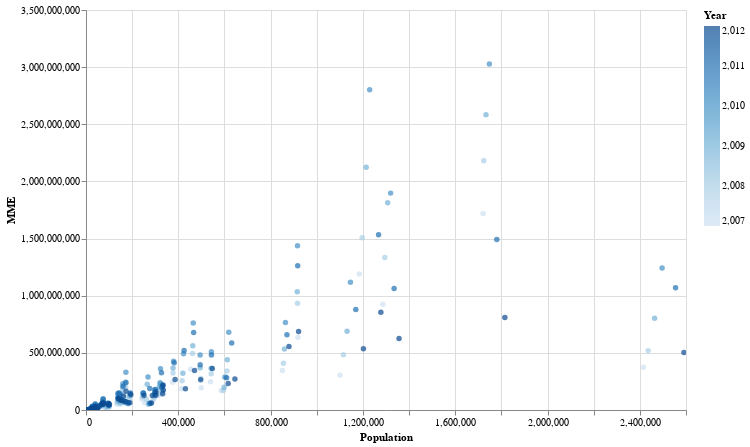

The notebook cell saved with this chart:
### Code cell
alt.Chart(fa).mark_circle().encode(
    alt.X('Population', scale=alt.Scale(zero=False)),
    alt.Y('MME', scale=alt.Scale(zero=False)),
    color='Year'
).properties(
    width=600,
    height=400
).interactive()

### Figure 1 — Vega-Lite specification as saved in the notebook (floating-point values rounded to 4 significant figures; data arrays with more than 128 entries replaced by an {"elided": "..."} marker saying what was removed)
{"config": {"view": {"continuousWidth": 400, "continuousHeight": 300}}, "data": {"name": "data-a4345733a9ed29bf2d5b37c376ed91c2"}, "mark": "circle", "encoding": {"color": {"field": "Year", "type": "quantitative"}, "x": {"field": "Population", "scale": {"zero": false}, "type": "quantitative"}, "y": {"field": "MME", "scale": {"zero": false}, "type": "quantitative"}}, "height": 400, "selection": {"selector001": {"type": "interval", "bind": "scales", "encodings": ["x", "y"]}}, "width": 600, "$schema": "https://vega.github.io/schema/vega-lite/v4.17.0.json", "datasets": {"data-a4345733a9ed29bf2d5b37c376ed91c2": {"elided": "390 records"}}}
